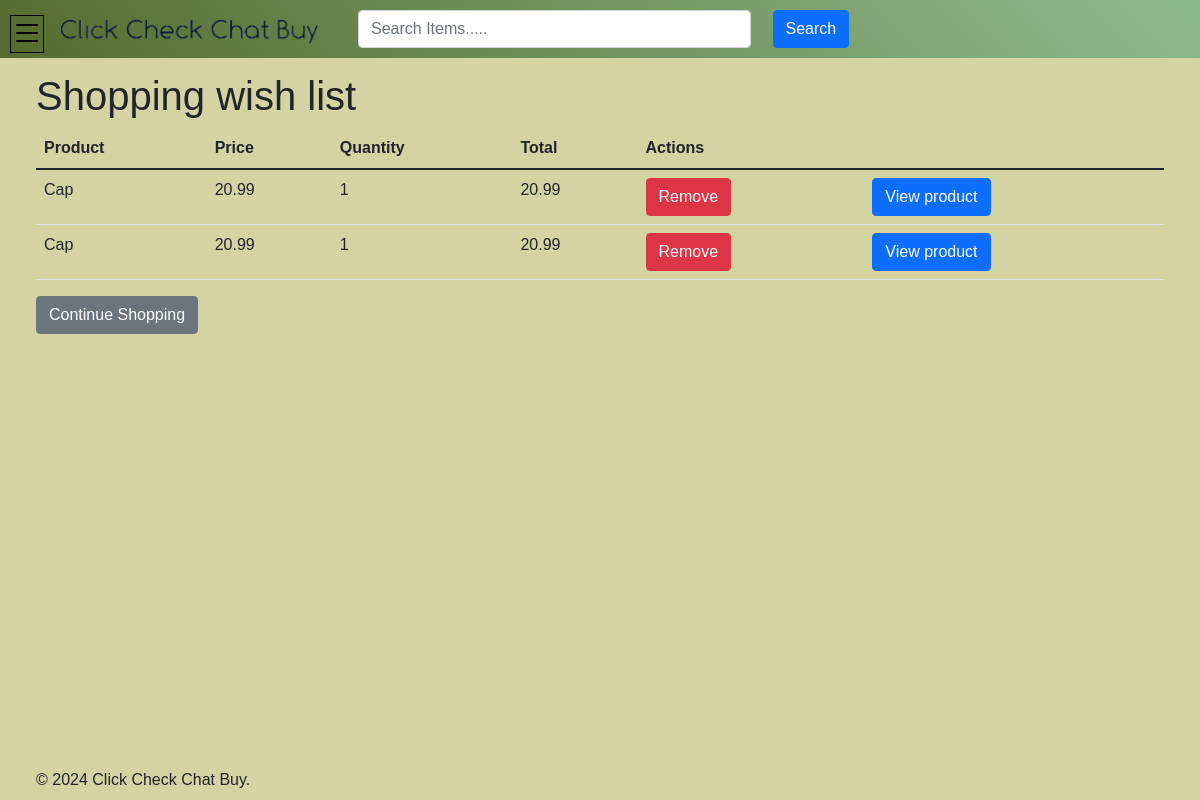
The app's page /wishlist/ (signed in) with its own data.
### index/models.py (models this page shows, shortened)
class Item(models.Model):
    item_id = models.AutoField(primary_key=True)
    name = models.CharField(max_length=255)
    description = models.TextField()
    category = models.CharField(max_length=255, default='Uncategorized')
    price = models.DecimalField(max_digits=10, decimal_places=2)
    condition = models.CharField(max_length=255)
    photos = models.ImageField(upload_to='items/photos')  # Specify the upload directory
    image_encoded = models.TextField(blank=True)
    seller_id = models.ForeignKey(User, on_delete=models.CASCADE)

class wishlistModel(models.Model):
    orderId = models.CharField(max_length=20)
    itemId = models.CharField(max_length=20)
    userId = models.CharField(max_length=20)
    qty = models.CharField(max_length=20)
    price = models.CharField(max_length=20)
    totalPrice = models.CharField(max_length=20)

### index/views.py (the view)
# urls.py: path('wishlist/',views.wishlist_view,name="wishlist_view"),
@login_required
def wishlist_view(request):
    categories = Category.objects.all()
    a=wishlistModel.objects.all().filter(userId=request.user.pk) & wishlistModel.objects.all().filter(orderId="0")
    print(len(a))
    cartdataarrey=[]
    finalamt=0
    for i in a:
        finalamt += float(i.totalPrice)
        productdata=Item.objects.get(pk=i.itemId)
        productname=productdata.name
        productimage=productdata.photos
        cartdict = {'cartId':i.pk,'productId':i.itemId,'productname':productname,'productimage':productimage,'quantity':i.qty,'productprice':i.price,"totalproductprice":i.totalPrice}
        cartdataarrey.append(cartdict)
    return render(request,'wishlist.html',{'wish':cartdataarrey,'finalamt':finalamt,'cartTotalProduct':len(cartdataarrey),'category': categories})

### templates/wishlist.html
{% extends "base.html" %}
{% load static %}
{% block content %}
<div class="container-fluid">
        <div class="row p-4">
            <div class="col-md-12">
                    <h1>Shopping wish list</h1>
                    <table class="table">
                        <thead>
                            <tr>
                                <th scope="col">Product</th>
                                <th scope="col">Price</th>
                                <th scope="col">Quantity</th>
                                <th scope="col">Total</th>
                                <th scope="col">Actions</th>
                            </tr>
                        </thead>
                        <tbody>
                            {% for item in wish %}
                            <tr>
                                <td>{{ item.productname }}</td>
                                <td>{{ item.productprice }}</td>
                                <td>
                                    {{ item.quantity }}
                                </td>
                                <td>{{ item.totalproductprice }}</td>
                                <td>
                                    <button class="btn btn-danger remove-btn" onclick="location.href='{% url "index:w_delete_item" item.cartId %}'">Remove</button>
                                </td>
                                <td>
                                    <button class="btn btn-primary " onclick="location.href='{% url 'index:buypage' item_id=item.productId %}'">View product</button>
                                </td>
                            </tr>
                            {% endfor %}
                        </tbody>
                    </table>
                    <div>
                        <div class="row align-items-center">
                            <div class="col-md-6">
                                <a href="{% url 'index:index' %}" class="btn btn-secondary">Continue Shopping</a>
                            </div>
                        </div>
                    </div>
            </div>
        </div>
    </div>
	{% endblock %}

### static/styles/styles.css (style rules this page uses)
body { font-family: Arial, sans-serif; background-color: #f2f2f2; margin: 0; padding: 0; }

### records on screen
Item: productname "Cap" "Cap"
wishlistModel: productprice "20.99", totalproductprice "20.99"
wishlistModel: productprice "20.99", totalproductprice "20.99"

### other values on screen
{{ item.quantity }} "1" "1"
